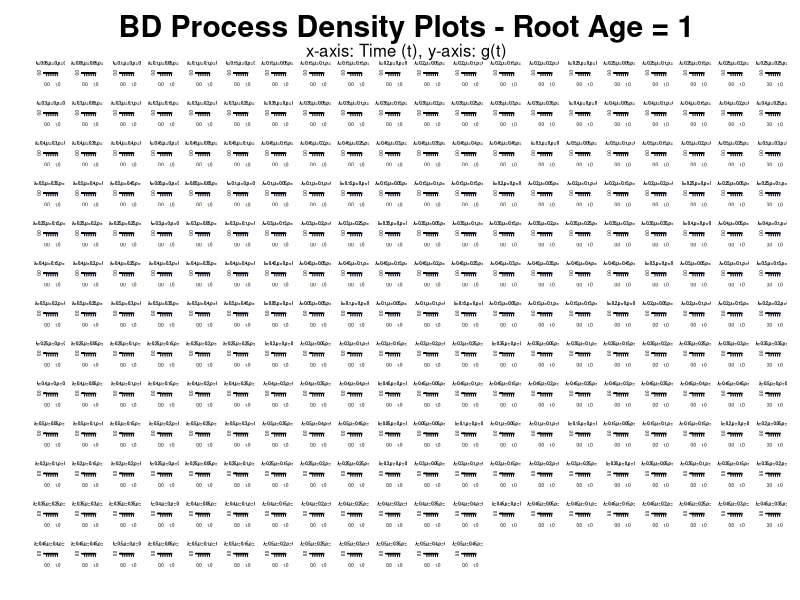
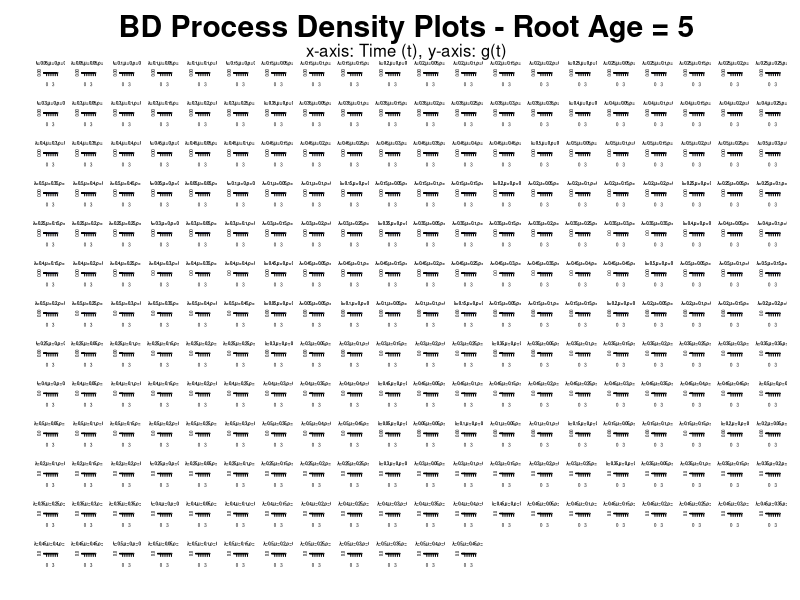
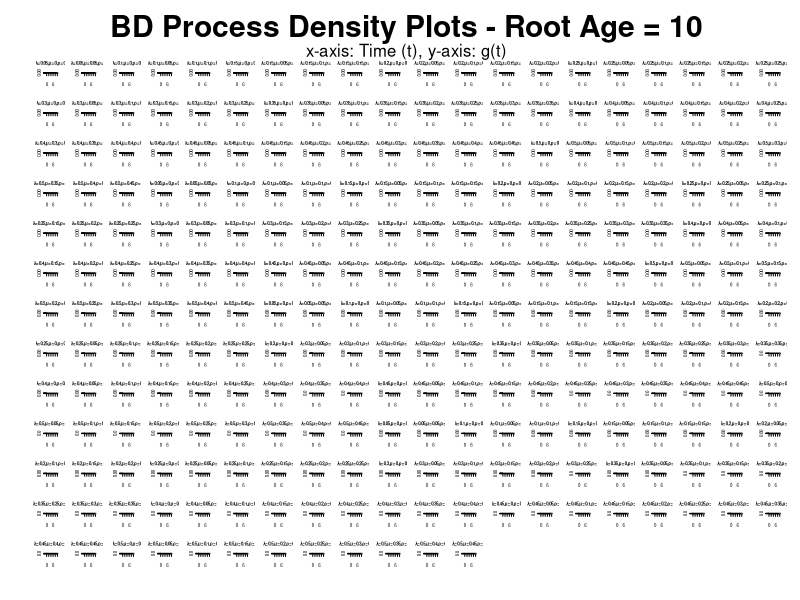
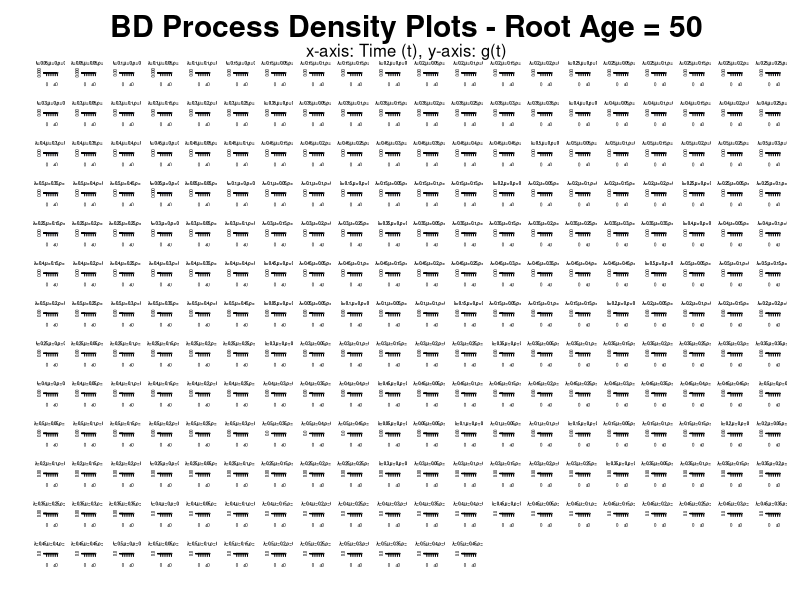
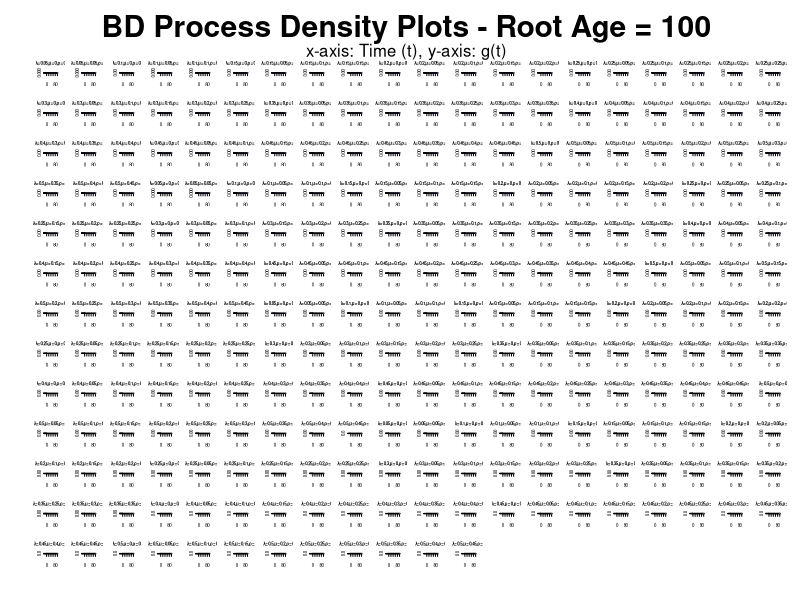

The R script that drew these images, in order:
#!/bin/env Rscript

##########################################
# plotting a pdf under a BD process (Yang & Rannala 2006 MBE)
##########################################

g_function <- function(t, lambda, mu, rho, t1) {
    if (lambda == mu) {
        return((1 + rho * lambda * t1) / (t1 * (1 + rho * lambda * t)^2))
    }
    
    P_0_t <- rho * (lambda - mu) / (rho * lambda + (lambda * (1 - rho) - mu) * exp((mu - lambda) * t))
    p1_t <- (1/rho) * P_0_t^2 * exp((mu - lambda) * t)
    P_0_t1 <- rho * (lambda - mu) / (rho * lambda + (lambda * (1 - rho) - mu) * exp((mu - lambda) * t1))
    v_t1 <- 1 - (1/rho) * P_0_t1 * exp((mu - lambda) * t1)
    
    return((lambda * p1_t) / v_t1)
}

plot_g_function <- function(lambda, mu, rho, root_age, t_max = NULL) {
    t1 <- root_age
    t_max <- ifelse(is.null(t_max), t1, t_max)
    t_values <- seq(0, t_max, length.out = 100)
    
    g_values <- sapply(t_values, g_function, lambda = lambda, mu = mu, rho = rho, t1 = t1)
    
    # Handle potential NA/Inf values
    valid_idx <- is.finite(g_values)
    if (sum(valid_idx) < 2) {
        plot(1, type = "n", xlab = "", ylab = "",
             main = paste0("λ=", lambda, ",μ=", mu, ",ρ=", rho),
             cex.main = 0.5)
        text(1, 1, "Invalid", col = "red", cex = 0.6)
        return()
    }
    
    y_max <- max(g_values[valid_idx], na.rm = TRUE)
    
    plot(t_values, g_values, type = "l", col = "blue", lwd = 0.8,
         xlab = "", ylab = "", 
         ylim = c(0, min(y_max * 1.2, y_max + 0.5)),
         main = paste0("λ=", lambda, ",μ=", mu, ",ρ=", rho),
         cex.main = 0.4, cex.axis = 0.4,
         mgp = c(1, 0.2, 0), tcl = -0.2)
    
    abline(v = t1, lty = 2, col = "gray", lwd = 0.5)
}

##########################################
# Define parameter ranges based on the image
##########################################

lambda_seq <- seq(0.05, 0.5, by = 0.05)       # λ: 0.05 to 0.5, step 0.05 (10 values)
mu_seq <- seq(0, 0.45, by = 0.05)             # μ: 0 to 0.45, step 0.05 (10 values)
age_seq <- c(1, 5, 10, 50, 100)               # ages: 1, 5, 10, 50, 100 (5 values)
f_seq <- seq(0.2, 0.8, by = 0.2)              # f (rho): 0.2 to 0.8, step 0.2 (4 values)

cat("Parameter counts:\n")
cat("  lambda:", length(lambda_seq), "values\n")
cat("  mu:", length(mu_seq), "values\n")
cat("  rho:", length(f_seq), "values\n")
cat("  ages:", length(age_seq), "values\n")

##########################################
# Generate PDF with one page per root age
# Each page contains all combinations of lambda, mu, rho
##########################################

# Calculate grid dimensions for each page
# For each age: lambda x mu x rho combinations where mu <= lambda
# With 10 lambda, 10 mu, 4 rho values, and mu <= lambda constraint:
# Valid (lambda, mu) pairs: 10 + 9 + 8 + ... + 1 = 55 pairs
# Total per age: 55 * 4 = 220 plots (not 315)

# If you want exactly 315, we may need to adjust parameters
# Let's first see what we get with current parameters

# Create parameter grid for one age (to count)
test_grid <- expand.grid(lambda = lambda_seq, mu = mu_seq, rho = f_seq)
test_grid <- test_grid[test_grid$mu <= test_grid$lambda, ]
cat("\nPlots per age (with mu <= lambda):", nrow(test_grid), "\n")

# Adjust grid layout based on actual count
plots_per_age <- nrow(test_grid)

# Calculate optimal grid dimensions (approximately square)
ncol_plots <- ceiling(sqrt(plots_per_age * 1.5))  # wider than tall
nrow_plots <- ceiling(plots_per_age / ncol_plots)

cat("Grid layout:", nrow_plots, "rows x", ncol_plots, "cols =", nrow_plots * ncol_plots, "slots\n")

# Open PDF device (large page for many plots)
pdf("BD_density_plots_by_age.pdf", width = 24, height = 20)

for (age in age_seq) {
    cat("\nProcessing root age =", age, "...\n")
    
    # Generate parameter grid for this age
    param_grid <- expand.grid(
        lambda = lambda_seq,
        mu = mu_seq,
        rho = f_seq
    )
    
    # Filter: keep only valid combinations where mu <= lambda
    param_grid <- param_grid[param_grid$mu <= param_grid$lambda, ]
    
    # Sort by rho, then lambda, then mu for organized display
    param_grid <- param_grid[order(param_grid$rho, param_grid$lambda, param_grid$mu), ]
    
    # Set up the layout for this page
    par(mfrow = c(nrow_plots, ncol_plots), 
        mar = c(1.5, 1.5, 1.5, 0.5),  # margins: bottom, left, top, right
        oma = c(2, 2, 4, 1))          # outer margins
    
    # Plot all combinations for this age
    for (i in 1:nrow(param_grid)) {
        plot_g_function(
            lambda = param_grid$lambda[i],
            mu = param_grid$mu[i],
            rho = param_grid$rho[i],
            root_age = age
        )
    }
    
    # Fill remaining slots with empty plots
    remaining <- (nrow_plots * ncol_plots) - nrow(param_grid)
    if (remaining > 0) {
        for (j in 1:remaining) {
            plot.new()
        }
    }
    
    # Add page title with root age
    mtext(paste("BD Process Density Plots - Root Age =", age), 
          outer = TRUE, cex = 1.8, font = 2, line = 1)
    mtext("x-axis: Time (t), y-axis: g(t)", 
          outer = TRUE, cex = 1.0, line = -0.5)
    
    cat("  Completed", nrow(param_grid), "plots\n")
}

dev.off()

cat("\n========================================\n")
cat("PDF saved as 'BD_density_plots_by_age.pdf'\n")
cat("Total pages:", length(age_seq), "\n")
cat("Plots per page:", plots_per_age, "\n")
cat("========================================\n")
